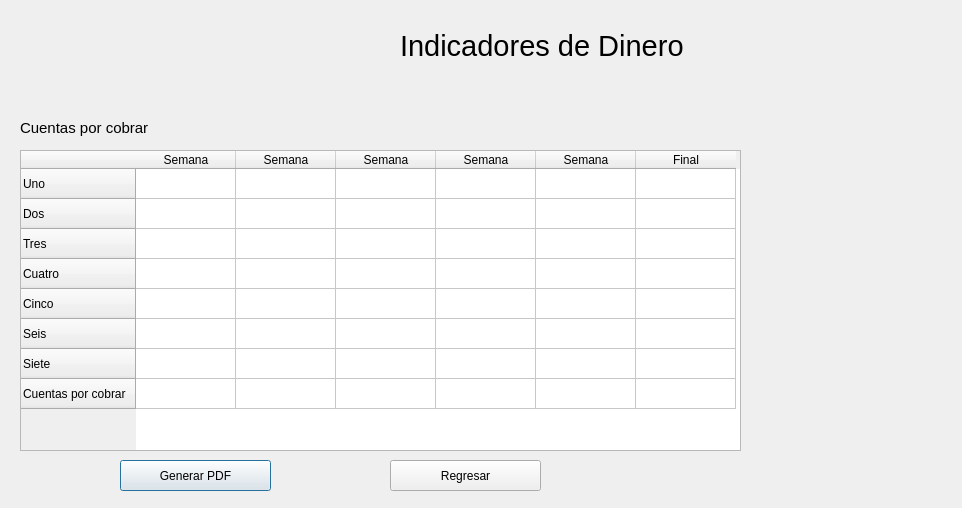
<?xml version="1.0" encoding="UTF-8"?>
<ui version="4.0">
 <class>indicadoresDeDinero</class>
 <widget class="QDialog" name="indicadoresDeDinero">
  <property name="geometry">
   <rect>
    <x>0</x>
    <y>0</y>
    <width>962</width>
    <height>508</height>
   </rect>
  </property>
  <property name="windowTitle">
   <string>Dialog</string>
  </property>
  <widget class="QLabel" name="label">
   <property name="geometry">
    <rect>
     <x>400</x>
     <y>20</y>
     <width>371</width>
     <height>51</height>
    </rect>
   </property>
   <property name="font">
    <font>
     <pointsize>22</pointsize>
    </font>
   </property>
   <property name="text">
    <string>Indicadores de Dinero</string>
   </property>
  </widget>
  <widget class="QPushButton" name="button_GeratePDF">
   <property name="geometry">
    <rect>
     <x>120</x>
     <y>460</y>
     <width>151</width>
     <height>31</height>
    </rect>
   </property>
   <property name="text">
    <string>Generar PDF</string>
   </property>
  </widget>
  <widget class="QPushButton" name="button_GeratePDF_2">
   <property name="geometry">
    <rect>
     <x>390</x>
     <y>460</y>
     <width>151</width>
     <height>31</height>
    </rect>
   </property>
   <property name="text">
    <string>Regresar</string>
   </property>
  </widget>
  <widget class="QTableWidget" name="tableWidget">
   <property name="geometry">
    <rect>
     <x>20</x>
     <y>150</y>
     <width>721</width>
     <height>301</height>
    </rect>
   </property>
   <row>
    <property name="text">
     <string>Uno</string>
    </property>
   </row>
   <row>
    <property name="text">
     <string>Dos</string>
    </property>
   </row>
   <row>
    <property name="text">
     <string>Tres</string>
    </property>
   </row>
   <row>
    <property name="text">
     <string>Cuatro</string>
    </property>
   </row>
   <row>
    <property name="text">
     <string>Cinco</string>
    </property>
   </row>
   <row>
    <property name="text">
     <string>Seis</string>
    </property>
   </row>
   <row>
    <property name="text">
     <string>Siete</string>
    </property>
   </row>
   <row>
    <property name="text">
     <string>Cuentas por cobrar</string>
    </property>
   </row>
   <column>
    <property name="text">
     <string>Semana</string>
    </property>
   </column>
   <column>
    <property name="text">
     <string>Semana</string>
    </property>
   </column>
   <column>
    <property name="text">
     <string>Semana</string>
    </property>
   </column>
   <column>
    <property name="text">
     <string>Semana</string>
    </property>
   </column>
   <column>
    <property name="text">
     <string>Semana</string>
    </property>
   </column>
   <column>
    <property name="text">
     <string>Final</string>
    </property>
   </column>
  </widget>
  <widget class="QLabel" name="label_2">
   <property name="geometry">
    <rect>
     <x>20</x>
     <y>120</y>
     <width>131</width>
     <height>16</height>
    </rect>
   </property>
   <property name="font">
    <font>
     <pointsize>11</pointsize>
    </font>
   </property>
   <property name="text">
    <string>Cuentas por cobrar</string>
   </property>
  </widget>
 </widget>
 <resources/>
 <connections/>
</ui>
